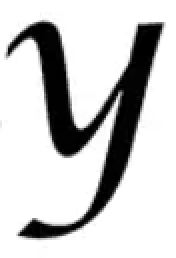
#> input picture yy.png, 88 x 129 px (shown 2 times larger)
$ jupyter execute --allow-errors Hand2text_SourceCode-final.ipynb
#> lines starting #> are read from the running program, lines starting #| are printed output that depends on the picture; after the words box and inside, x2 and y2 are one past the last pixel; in counts of white or black regions, pixels touching at a corner belong together
[cell 1]
import matplotlib.pyplot as plt
import cv2
import numpy as np
from keras.models import Sequential
from keras.layers import Dense, Flatten, Conv2D, MaxPool2D, Dropout
from keras.optimizers import SGD, Adam
from keras.callbacks import ReduceLROnPlateau, EarlyStopping
from keras.utils import to_categorical
import pandas as pd
import numpy as np
from sklearn.model_selection import train_test_split
from sklearn.utils import shuffle
from IPython.display import Image
import os
#!ls ../input/

#> (a cell that did not finish here is left out)

#> (a cell that did not finish here is left out)

#> (a cell that did not finish here is left out)

[cell 5]
word_dict = {0:'A',1:'B',2:'C',3:'D',4:'E',5:'F',6:'G',7:'H',8:'I',9:'J',10:'K',11:'L',12:'M',13:'N',14:'O',15:'P',16:'Q',17:'R',18:'S',19:'T',20:'U',21:'V',22:'W',23:'X', 24:'Y',25:'Z'}

#> (a cell that did not finish here is left out)

#> (a cell that did not finish here is left out)

#> (a cell that did not finish here is left out)

#> (a cell that did not finish here is left out)

#> (a cell that did not finish here is left out)

#> (a cell that did not finish here is left out)

#> (a cell that did not finish here is left out)

#> (a cell that did not finish here is left out)

[cell 14]
img = cv2.imread(r'yy.png')
#> img is the input picture: shape (129, 88, 3); min 0, max 255, mean 202.1
if img is None:raise Exception ('Image not found')
img_copy = img.copy()

img = cv2.cvtColor(img, cv2.COLOR_BGR2RGB)
img = cv2.resize(img, (400,440))
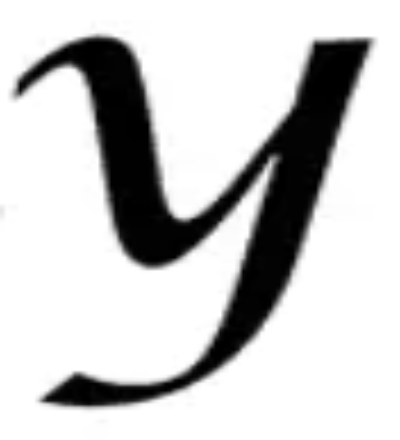
#> img: shape (440, 400, 3); min 0, max 255, mean 202.1

img_copy = cv2.GaussianBlur(img_copy, (7,7), 0)
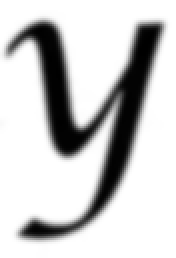
#> img_copy: shape (129, 88, 3) (shown 2 times larger); min 0, max 255, mean 202.1
img_gray = cv2.cvtColor(img_copy, cv2.COLOR_BGR2GRAY)
_, img_thresh = cv2.threshold(img_gray, 100, 255, cv2.THRESH_BINARY_INV)
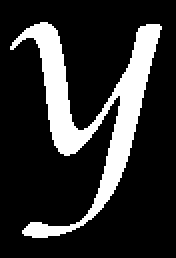
#> img_thresh: shape (129, 88) (shown 2 times larger); 18.8% white; 1 white region, box (x1, y1, x2, y2) and area: (5, 11, 81, 119) 2130

img_final = cv2.resize(img_thresh, (28,28))
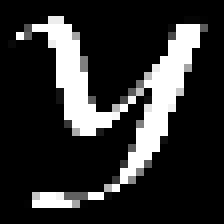
#> img_final: shape (28, 28) (shown 8 times larger); min 0, max 255, mean 48.1
img_final =np.reshape(img_final, (1,28,28,1))

#> (the rest of this cell did not finish here and is left out)

$ run again, with aaa.png copied over yy.png
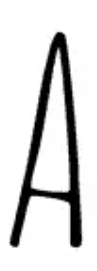
#> input picture aaa.png, 97 x 271 px
#> img is the input picture: shape (271, 97, 3); min 0, max 255, mean 215
#> img: shape (440, 400, 3)
#> `_, img_thresh = cv2.threshold(img_gray, 100, 255, cv2.THRESH_BINARY_INV)`:
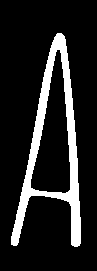
#> img_thresh: shape (271, 97); 14% white; 1 white region, box (x1, y1, x2, y2) and area: (11, 33, 81, 247) 3688
#> `img_final = cv2.resize(img_thresh, (28,28))`:
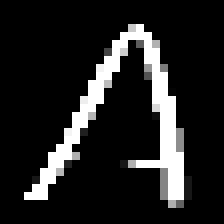
#> img_final: shape (28, 28) (shown 8 times larger); min 0, max 255, mean 34.5
